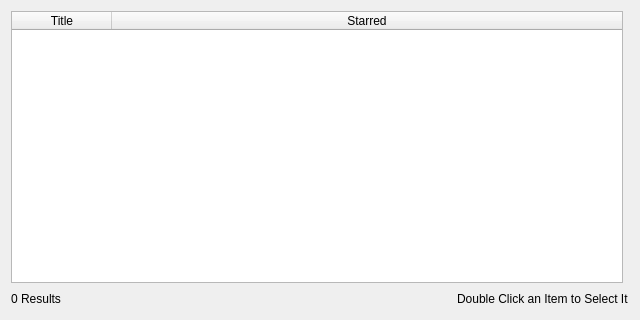
<?xml version="1.0" encoding="UTF-8"?>
<ui version="4.0">
 <class>TagResultsDialog</class>
 <widget class="QDialog" name="TagResultsDialog">
  <property name="geometry">
   <rect>
    <x>0</x>
    <y>0</y>
    <width>640</width>
    <height>320</height>
   </rect>
  </property>
  <property name="windowTitle">
   <string>Search Tags</string>
  </property>
  <layout class="QGridLayout" name="gridLayout">
   <item row="1" column="1" rowspan="2" colspan="2">
    <layout class="QHBoxLayout" name="horizontalLayout">
     <item>
      <widget class="QLabel" name="resLbl">
       <property name="text">
        <string>0 Results</string>
       </property>
      </widget>
     </item>
     <item>
      <spacer name="horizontalSpacer">
       <property name="orientation">
        <enum>Qt::Horizontal</enum>
       </property>
       <property name="sizeHint" stdset="0">
        <size>
         <width>40</width>
         <height>20</height>
        </size>
       </property>
      </spacer>
     </item>
     <item>
      <widget class="QLabel" name="label">
       <property name="text">
        <string>Double Click an Item to Select It</string>
       </property>
      </widget>
     </item>
    </layout>
   </item>
   <item row="0" column="1">
    <widget class="QTableWidget" name="tableWidget">
     <property name="focusPolicy">
      <enum>Qt::NoFocus</enum>
     </property>
     <property name="editTriggers">
      <set>QAbstractItemView::NoEditTriggers</set>
     </property>
     <property name="alternatingRowColors">
      <bool>true</bool>
     </property>
     <property name="selectionMode">
      <enum>QAbstractItemView::SingleSelection</enum>
     </property>
     <property name="selectionBehavior">
      <enum>QAbstractItemView::SelectRows</enum>
     </property>
     <property name="showGrid">
      <bool>false</bool>
     </property>
     <property name="wordWrap">
      <bool>false</bool>
     </property>
     <property name="cornerButtonEnabled">
      <bool>false</bool>
     </property>
     <property name="rowCount">
      <number>0</number>
     </property>
     <property name="columnCount">
      <number>2</number>
     </property>
     <attribute name="horizontalHeaderHighlightSections">
      <bool>false</bool>
     </attribute>
     <attribute name="horizontalHeaderStretchLastSection">
      <bool>true</bool>
     </attribute>
     <attribute name="verticalHeaderVisible">
      <bool>false</bool>
     </attribute>
     <column>
      <property name="text">
       <string>Title</string>
      </property>
     </column>
     <column>
      <property name="text">
       <string>Starred</string>
      </property>
     </column>
    </widget>
   </item>
  </layout>
 </widget>
 <resources/>
 <connections/>
</ui>
